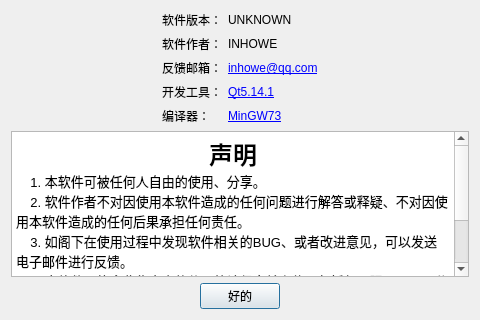
<?xml version="1.0" encoding="UTF-8"?>
<ui version="4.0">
 <class>About_Me_Dialog</class>
 <widget class="QDialog" name="About_Me_Dialog">
  <property name="windowModality">
   <enum>Qt::WindowModal</enum>
  </property>
  <property name="geometry">
   <rect>
    <x>0</x>
    <y>0</y>
    <width>480</width>
    <height>320</height>
   </rect>
  </property>
  <property name="windowTitle">
   <string>关于</string>
  </property>
  <layout class="QGridLayout" name="gridLayout">
   <item row="0" column="0">
    <layout class="QHBoxLayout" name="horizontalLayout_3">
     <item>
      <spacer name="horizontalSpacer_6">
       <property name="orientation">
        <enum>Qt::Horizontal</enum>
       </property>
       <property name="sizeHint" stdset="0">
        <size>
         <width>40</width>
         <height>20</height>
        </size>
       </property>
      </spacer>
     </item>
     <item>
      <layout class="QFormLayout" name="formLayout">
       <item row="0" column="0">
        <widget class="QLabel" name="label_version">
         <property name="text">
          <string>软件版本：</string>
         </property>
        </widget>
       </item>
       <item row="0" column="1">
        <widget class="QLabel" name="version">
         <property name="text">
          <string>UNKNOWN</string>
         </property>
        </widget>
       </item>
       <item row="1" column="0">
        <widget class="QLabel" name="label_author">
         <property name="text">
          <string>软件作者：</string>
         </property>
        </widget>
       </item>
       <item row="1" column="1">
        <widget class="QLabel" name="name">
         <property name="text">
          <string>INHOWE</string>
         </property>
         <property name="openExternalLinks">
          <bool>true</bool>
         </property>
        </widget>
       </item>
       <item row="2" column="0">
        <widget class="QLabel" name="label_email">
         <property name="text">
          <string>反馈邮箱：</string>
         </property>
        </widget>
       </item>
       <item row="2" column="1">
        <widget class="QLabel" name="email">
         <property name="text">
          <string>&lt;a href=&quot;mailto:inhowe@qq.com?subject=ComAssistant的改进建议或BUG反馈&quot;&gt;inhowe@qq.com&lt;/a&gt;</string>
         </property>
        </widget>
       </item>
       <item row="3" column="0">
        <widget class="QLabel" name="label_Qt">
         <property name="enabled">
          <bool>true</bool>
         </property>
         <property name="text">
          <string>开发工具：</string>
         </property>
        </widget>
       </item>
       <item row="3" column="1">
        <widget class="QLabel" name="QtUrl">
         <property name="text">
          <string>&lt;a href=&quot;https://www.qt.io/&quot;&gt;Qt5.14.1&lt;/a&gt;</string>
         </property>
        </widget>
       </item>
       <item row="4" column="0">
        <widget class="QLabel" name="label_Compiler">
         <property name="enabled">
          <bool>true</bool>
         </property>
         <property name="text">
          <string>编译器：</string>
         </property>
        </widget>
       </item>
       <item row="4" column="1">
        <widget class="QLabel" name="QtUrl_Compiler">
         <property name="text">
          <string>&lt;a href=&quot;http://www.mingw.org/&quot;&gt;MinGW73&lt;/a&gt;</string>
         </property>
        </widget>
       </item>
      </layout>
     </item>
     <item>
      <spacer name="horizontalSpacer_5">
       <property name="orientation">
        <enum>Qt::Horizontal</enum>
       </property>
       <property name="sizeHint" stdset="0">
        <size>
         <width>40</width>
         <height>20</height>
        </size>
       </property>
      </spacer>
     </item>
    </layout>
   </item>
   <item row="1" column="0">
    <widget class="QTextBrowser" name="textBrowser">
     <property name="verticalScrollBarPolicy">
      <enum>Qt::ScrollBarAsNeeded</enum>
     </property>
     <property name="html">
      <string>&lt;!DOCTYPE HTML PUBLIC &quot;-//W3C//DTD HTML 4.0//EN&quot; &quot;http://www.w3.org/TR/REC-html40/strict.dtd&quot;&gt;
&lt;html&gt;&lt;head&gt;&lt;meta name=&quot;qrichtext&quot; content=&quot;1&quot; /&gt;&lt;style type=&quot;text/css&quot;&gt;
p, li { white-space: pre-wrap; }
&lt;/style&gt;&lt;/head&gt;&lt;body style=&quot; font-family:'SimSun'; font-size:9pt; font-weight:400; font-style:normal;&quot;&gt;
&lt;p align=&quot;center&quot; style=&quot; margin-top:0px; margin-bottom:0px; margin-left:0px; margin-right:0px; -qt-block-indent:0; text-indent:0px;&quot;&gt;&lt;span style=&quot; font-family:'SimSun'; font-size:18pt; font-weight:600;&quot;&gt;声明&lt;/span&gt;&lt;/p&gt;
&lt;p style=&quot; margin-top:0px; margin-bottom:0px; margin-left:0px; margin-right:0px; -qt-block-indent:0; text-indent:0px;&quot;&gt;&lt;span style=&quot; font-family:'SimSun'; font-size:10pt;&quot;&gt;    1. 本软件可被任何人自由的使用、分享。&lt;/span&gt;&lt;/p&gt;
&lt;p style=&quot; margin-top:0px; margin-bottom:0px; margin-left:0px; margin-right:0px; -qt-block-indent:0; text-indent:0px;&quot;&gt;&lt;span style=&quot; font-family:'SimSun'; font-size:10pt;&quot;&gt;    2. 软件作者不对因使用本软件造成的任何问题进行解答或释疑、不对因使用本软件造成的任何后果承担任何责任。&lt;/span&gt;&lt;/p&gt;
&lt;p style=&quot; margin-top:0px; margin-bottom:0px; margin-left:0px; margin-right:0px; -qt-block-indent:0; text-indent:0px;&quot;&gt;&lt;span style=&quot; font-family:'SimSun'; font-size:10pt;&quot;&gt;    3. 如阁下在使用过程中发现软件相关的BUG、或者改进意见，可以发送电子邮件进行反馈。&lt;/span&gt;&lt;/p&gt;
&lt;p style=&quot; margin-top:0px; margin-bottom:0px; margin-left:0px; margin-right:0px; -qt-block-indent:0; text-indent:0px;&quot;&gt;&lt;span style=&quot; font-family:'SimSun'; font-size:10pt;&quot;&gt;    4. 本软件可能会收集自身的使用统计信息并上传，包括但不限于用于区分设备的网卡MAC地址、运行时间、收发计数等，其余的任何信息均不会被上传，比如收发内容等。&lt;/span&gt;&lt;/p&gt;
&lt;p style=&quot; margin-top:0px; margin-bottom:0px; margin-left:0px; margin-right:0px; -qt-block-indent:0; text-indent:0px;&quot;&gt;&lt;span style=&quot; font-family:'SimSun'; font-size:10pt;&quot;&gt;    5. 如果阁下不同意本声明，阁下应该立即停止使用本软件。&lt;/span&gt;&lt;/p&gt;&lt;/body&gt;&lt;/html&gt;</string>
     </property>
    </widget>
   </item>
   <item row="3" column="0">
    <layout class="QHBoxLayout" name="horizontalLayout">
     <item>
      <spacer name="horizontalSpacer">
       <property name="orientation">
        <enum>Qt::Horizontal</enum>
       </property>
       <property name="sizeHint" stdset="0">
        <size>
         <width>40</width>
         <height>20</height>
        </size>
       </property>
      </spacer>
     </item>
     <item>
      <widget class="QPushButton" name="okButton">
       <property name="text">
        <string>好的</string>
       </property>
      </widget>
     </item>
     <item>
      <spacer name="horizontalSpacer_2">
       <property name="orientation">
        <enum>Qt::Horizontal</enum>
       </property>
       <property name="sizeHint" stdset="0">
        <size>
         <width>40</width>
         <height>20</height>
        </size>
       </property>
      </spacer>
     </item>
    </layout>
   </item>
  </layout>
 </widget>
 <resources/>
 <connections/>
</ui>
